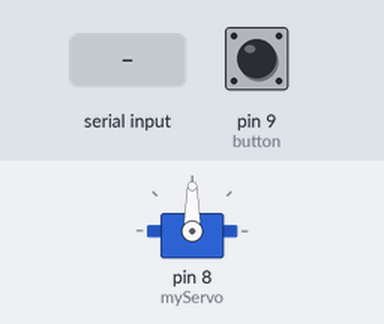
The sketch below on a simulated Arduino Uno, built with avr-gcc and run on an emulated ATmega328P. Shown: servo. The test bench sets the inputs (shaded band); at power-on: pin 9 (button) LOW.

Above: at 1.2 s.
1.3 s: "L" received over Serial
At 2.6 s:
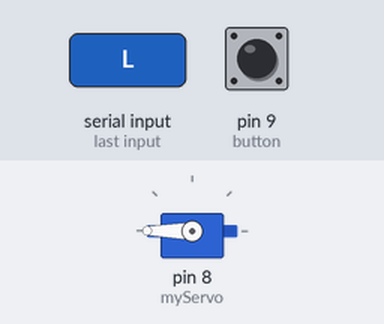
5.5 s: "H" received over Serial
At 7.6 s:
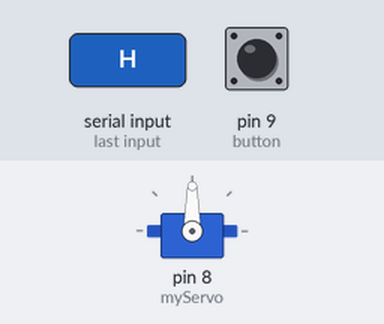
Timing chart, 0 to 9.1 s (numbered marks = the images above; inputs shaded):
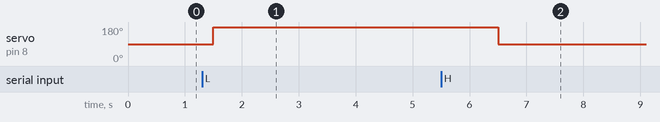

Measured:
- after the input at 1.3 s, servo on pin 8 (myServo): 90° → 180° after 0.20 s
- after the input at 5.5 s, servo on pin 8 (myServo): 180° → 90° after 1.0 s

The sketch:

ServoControlWithPushButton.ino
```cpp
#include <Servo.h>

Servo myServo;
char inChar;
int button = 9;
int buttonState;

void setup() {
  Serial.begin(9600);
  myServo.attach(8);
}

void loop() {

  if (Serial.available()) {
    inChar = (char)Serial.read();
  }


  if (inChar == 'H') {
    rotateServo(90);
  } else if (inChar == 'L') {
    rotateServo(180);
  }


  int newState = digitalRead(button);
  if (buttonState != newState) {
    buttonState = newState;
    if(buttonState == HIGH){
      Serial.println("light");
    }
    else{
      Serial.println("dark");
    }
  }
  delay(500);
}

void rotateServo(int angle) {
  myServo.write(angle);
  delay(500);
}
```
